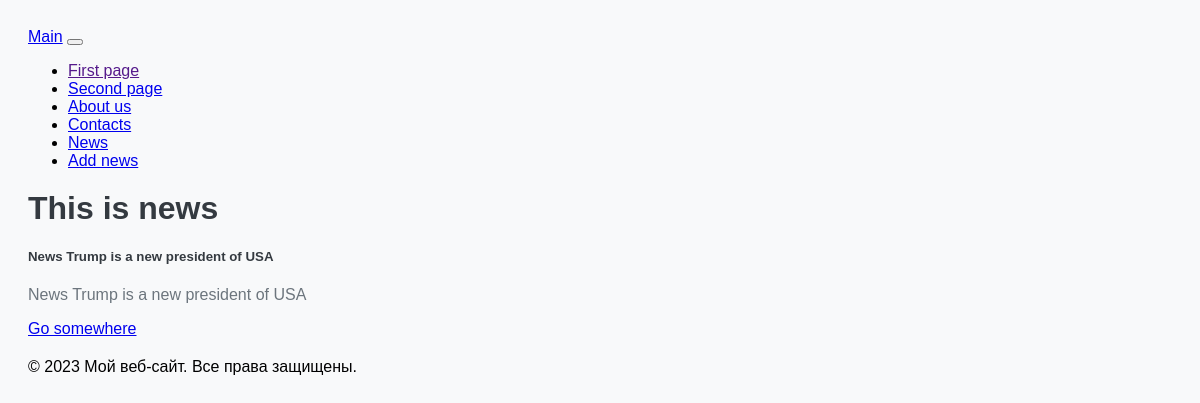
Page /news/ on the committed database.
### news/models.py (models this page shows, shortened)
class NewsPost(models.Model):
    title = models.CharField('Название новости', max_length=50)
    short_description = models.CharField('Краткое описание новости', max_length=200)
    text = models.TextField('Новость')
    pub_date = models.DateTimeField('Дата публикации')
    author = models.ForeignKey(User, on_delete=models.CASCADE, related_name='news_posts')
    class Meta:
        verbose_name = 'Новость'
        verbose_name_plural = 'Новости'

### news/views.py (the view)
# urls.py: path('', views.index, name='home'),
def home(request):
    news = NewsPost.objects.all()
    return render(request, 'news/news.html', {'news': news})

### news/templates/news/news.html (shortened to what this page needs)
{% extends 'main/layout.html' %}
{% block content %}
  <h1>This is news</h1>
    {% if news %}
        {% for new in news %}
                <div class="card" style="width: 30rem;">
                  <div class="card-body">
                    <h5 class="card-title">{{ new.title }}</h5>
                    <p class="card-text">{{ new.short_description }}</p>
                    <a href="#" class="btn btn-primary">Go somewhere</a>
                  </div>
                </div>
        {% endfor %}
    {% else %}
        <h4> There is no news yet</h4>
    {% endif %}
{% endblock %}

### main/static/main/css/main.css (style rules this page uses)
body { background-color: #f8f9fa; font-family: Arial, sans-serif; padding: 20px; }
.card { margin-bottom: 20px; }
.card-title { font-weight: bold; color: #343a40; }
h1 { margin-top: 20px; color: #343a40; }
p { color: #6c757d; }

### rows in the picture
NewsPost: title "News Trump is a new president of USA", short_description "News Trump is a new president of USA"
